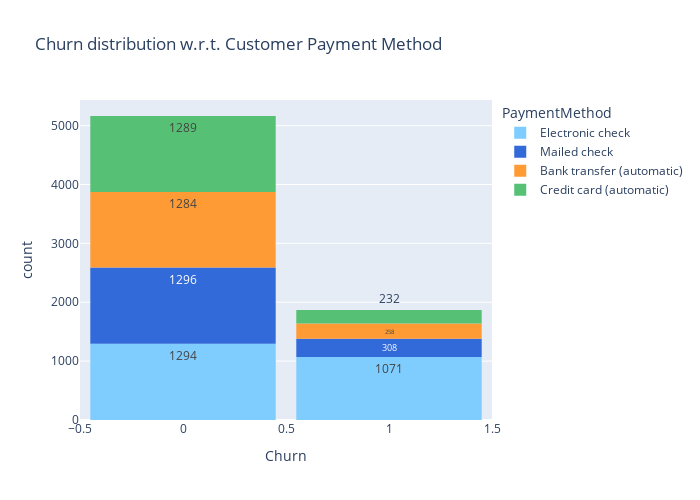

Write notebook code for a chart like this one.
### Code cell
fig = px.histogram(teleco, x="Churn", color="PaymentMethod", title="Churn distribution w.r.t. Customer Payment Method",text_auto=True)
fig.update_layout(width=700, height=500, bargap=0.1)
fig.data[0].marker.color = ('#7fcdff')
fig.data[1].marker.color = ('#326ada')
fig.data[2].marker.color = ('#ff9b35')
fig.data[3].marker.color = ('#56c175')


fig.show()

### Figure 1 — Plotly figure (JSON) as saved in the notebook; plotly's stock layout.template omitted (floating-point values rounded to 4 significant figures; data arrays with more than 128 entries replaced by an {"elided": "..."} marker saying what was removed)
{"data": [{"alignmentgroup": "True", "bingroup": "x", "hovertemplate": "PaymentMethod=Electronic check<br>Churn=%{x}<br>count=%{y}<extra></extra>", "legendgroup": "Electronic check", "marker": {"color": "#7fcdff", "pattern": {"shape": ""}}, "name": "Electronic check", "offsetgroup": "Electronic check", "orientation": "v", "showlegend": true, "texttemplate": "%{value}", "type": "histogram", "x": {"elided": "2365 int values"}, "xaxis": "x", "yaxis": "y"}, {"alignmentgroup": "True", "bingroup": "x", "hovertemplate": "PaymentMethod=Mailed check<br>Churn=%{x}<br>count=%{y}<extra></extra>", "legendgroup": "Mailed check", "marker": {"color": "#326ada", "pattern": {"shape": ""}}, "name": "Mailed check", "offsetgroup": "Mailed check", "orientation": "v", "showlegend": true, "texttemplate": "%{value}", "type": "histogram", "x": {"elided": "1604 int values"}, "xaxis": "x", "yaxis": "y"}, {"alignmentgroup": "True", "bingroup": "x", "hovertemplate": "PaymentMethod=Bank transfer (automatic)<br>Churn=%{x}<br>count=%{y}<extra></extra>", "legendgroup": "Bank transfer (automatic)", "marker": {"color": "#ff9b35", "pattern": {"shape": ""}}, "name": "Bank transfer (automatic)", "offsetgroup": "Bank transfer (automatic)", "orientation": "v", "showlegend": true, "texttemplate": "%{value}", "type": "histogram", "x": {"elided": "1542 int values"}, "xaxis": "x", "yaxis": "y"}, {"alignmentgroup": "True", "bingroup": "x", "hovertemplate": "PaymentMethod=Credit card (automatic)<br>Churn=%{x}<br>count=%{y}<extra></extra>", "legendgroup": "Credit card (automatic)", "marker": {"color": "#56c175", "pattern": {"shape": ""}}, "name": "Credit card (automatic)", "offsetgroup": "Credit card (automatic)", "orientation": "v", "showlegend": true, "texttemplate": "%{value}", "type": "histogram", "x": {"elided": "1521 int values"}, "xaxis": "x", "yaxis": "y"}], "layout": {"bargap": 0.1, "barmode": "relative", "height": 500, "legend": {"title": {"text": "PaymentMethod"}, "tracegroupgap": 0}, "title": {"text": "Churn distribution w.r.t. Customer Payment Method"}, "width": 700, "xaxis": {"anchor": "y", "domain": [0, 1], "title": {"text": "Churn"}}, "yaxis": {"anchor": "x", "domain": [0, 1], "title": {"text": "count"}}}}
